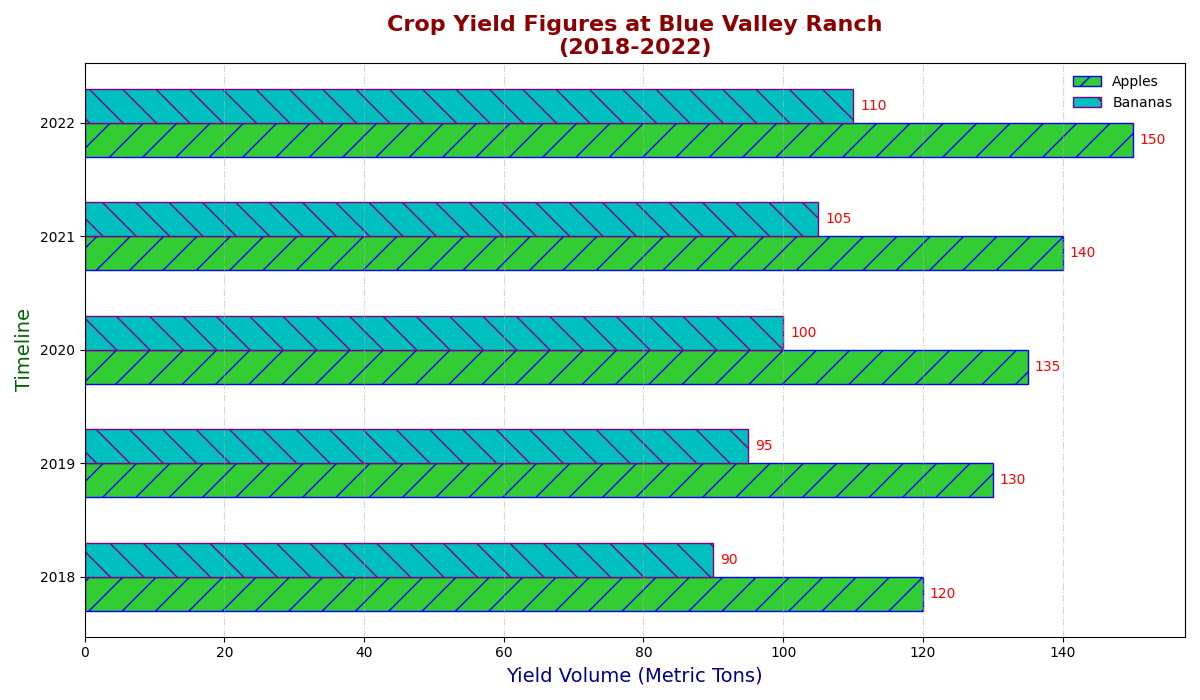

Here is the Python script that generated this plot:
import matplotlib.pyplot as plt
import numpy as np

years = np.arange(2018, 2023)

apples_production = [120, 130, 135, 140, 150]
bananas_production = [90, 95, 100, 105, 110]

bar_height = 0.3

r1 = np.arange(len(years))
r2 = [x + bar_height for x in r1]

fig, ax = plt.subplots(figsize=(12, 7))

bars1 = ax.barh(r1, apples_production, color='limegreen', height=bar_height, edgecolor='blue', label='Apples', hatch='/')
bars2 = ax.barh(r2, bananas_production, color='c', height=bar_height, edgecolor='purple', label='Bananas', hatch='\\')

def add_labels(bars, ax):
    for bar in bars:
        width = bar.get_width()
        ax.annotate(f'{width}',
                    xy=(width, bar.get_y() + bar.get_height() / 2),
                    xytext=(5, 0),
                    textcoords="offset points",
                    ha='left', va='center', fontsize=10, color='red')

add_labels(bars1, ax)
add_labels(bars2, ax)

ax.set_title("Crop Yield Figures at Blue Valley Ranch\n(2018-2022)", fontsize=16, fontweight='bold', color='darkred')
ax.set_ylabel("Timeline", fontsize=14, color='darkgreen')
ax.set_xlabel("Yield Volume (Metric Tons)", fontsize=14, color='darkblue')
ax.set_yticks([r + bar_height / 2 for r in range(len(years))])
ax.set_yticklabels(['2018', '2019', '2020', '2021', '2022'])
ax.legend(frameon=False)

ax.grid(axis='x', linestyle='-.', alpha=0.5)

plt.tight_layout()
plt.show()
